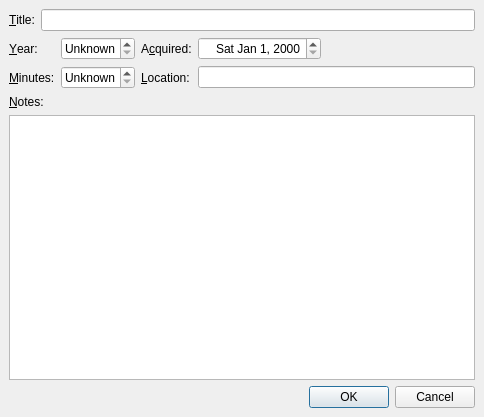
<ui version="4.0" >
 <class>AddEditMovieDlg</class>
 <widget class="QDialog" name="AddEditMovieDlg" >
  <property name="geometry" >
   <rect>
    <x>0</x>
    <y>0</y>
    <width>484</width>
    <height>417</height>
   </rect>
  </property>
  <property name="windowTitle" >
   <string>My Movies - Add Movie</string>
  </property>
  <layout class="QGridLayout" >
   <property name="margin" >
    <number>9</number>
   </property>
   <property name="spacing" >
    <number>6</number>
   </property>
   <item row="5" column="4" colspan="2" >
    <widget class="QDialogButtonBox" name="buttonBox" >
     <property name="orientation" >
      <enum>Qt::Horizontal</enum>
     </property>
     <property name="standardButtons" >
      <set>QDialogButtonBox::Cancel|QDialogButtonBox::NoButton|QDialogButtonBox::Ok</set>
     </property>
    </widget>
   </item>
   <item row="2" column="4" colspan="2" >
    <widget class="QLineEdit" name="locationLineEdit" />
   </item>
   <item row="1" column="4" >
    <widget class="QDateEdit" name="acquiredDateEdit" >
     <property name="alignment" >
      <set>Qt::AlignRight</set>
     </property>
     <property name="displayFormat" >
      <string>ddd MMM d, yyyy</string>
     </property>
    </widget>
   </item>
   <item row="0" column="0" >
    <widget class="QLabel" name="label" >
     <property name="text" >
      <string>&amp;Title:</string>
     </property>
     <property name="buddy" >
      <cstring>titleLineEdit</cstring>
     </property>
    </widget>
   </item>
   <item row="0" column="1" colspan="5" >
    <widget class="QLineEdit" name="titleLineEdit" />
   </item>
   <item row="3" column="0" colspan="3" >
    <widget class="QLabel" name="label_5" >
     <property name="text" >
      <string>&amp;Notes:</string>
     </property>
     <property name="buddy" >
      <cstring>notesTextEdit</cstring>
     </property>
    </widget>
   </item>
   <item row="4" column="0" colspan="6" >
    <widget class="QTextEdit" name="notesTextEdit" >
     <property name="tabChangesFocus" >
      <bool>true</bool>
     </property>
     <property name="lineWrapMode" >
      <enum>QTextEdit::NoWrap</enum>
     </property>
     <property name="acceptRichText" >
      <bool>false</bool>
     </property>
    </widget>
   </item>
   <item row="2" column="0" colspan="2" >
    <widget class="QLabel" name="label_3" >
     <property name="text" >
      <string>&amp;Minutes:</string>
     </property>
     <property name="buddy" >
      <cstring>minutesSpinBox</cstring>
     </property>
    </widget>
   </item>
   <item row="2" column="2" >
    <widget class="QSpinBox" name="minutesSpinBox" >
     <property name="alignment" >
      <set>Qt::AlignRight</set>
     </property>
     <property name="specialValueText" >
      <string>Unknown</string>
     </property>
     <property name="maximum" >
      <number>720</number>
     </property>
    </widget>
   </item>
   <item row="2" column="3" >
    <widget class="QLabel" name="label_6" >
     <property name="text" >
      <string>&amp;Location:</string>
     </property>
     <property name="buddy" >
      <cstring>locationLineEdit</cstring>
     </property>
    </widget>
   </item>
   <item row="1" column="3" >
    <widget class="QLabel" name="label_4" >
     <property name="text" >
      <string>A&amp;cquired:</string>
     </property>
     <property name="buddy" >
      <cstring>acquiredDateEdit</cstring>
     </property>
    </widget>
   </item>
   <item row="1" column="2" >
    <widget class="QSpinBox" name="yearSpinBox" >
     <property name="alignment" >
      <set>Qt::AlignRight</set>
     </property>
     <property name="specialValueText" >
      <string>Unknown</string>
     </property>
     <property name="maximum" >
      <number>2100</number>
     </property>
     <property name="minimum" >
      <number>1890</number>
     </property>
     <property name="value" >
      <number>1890</number>
     </property>
    </widget>
   </item>
   <item row="1" column="0" colspan="2" >
    <widget class="QLabel" name="label_2" >
     <property name="text" >
      <string>&amp;Year:</string>
     </property>
     <property name="buddy" >
      <cstring>yearSpinBox</cstring>
     </property>
    </widget>
   </item>
   <item row="1" column="5" >
    <spacer>
     <property name="orientation" >
      <enum>Qt::Horizontal</enum>
     </property>
     <property name="sizeHint" >
      <size>
       <width>40</width>
       <height>20</height>
      </size>
     </property>
    </spacer>
   </item>
  </layout>
 </widget>
 <tabstops>
  <tabstop>titleLineEdit</tabstop>
  <tabstop>yearSpinBox</tabstop>
  <tabstop>minutesSpinBox</tabstop>
  <tabstop>acquiredDateEdit</tabstop>
  <tabstop>locationLineEdit</tabstop>
  <tabstop>notesTextEdit</tabstop>
 </tabstops>
 <resources/>
 <connections>
  <connection>
   <sender>buttonBox</sender>
   <signal>accepted()</signal>
   <receiver>AddEditMovieDlg</receiver>
   <slot>accept()</slot>
   <hints>
    <hint type="sourcelabel" >
     <x>342</x>
     <y>396</y>
    </hint>
    <hint type="destinationlabel" >
     <x>367</x>
     <y>414</y>
    </hint>
   </hints>
  </connection>
  <connection>
   <sender>buttonBox</sender>
   <signal>rejected()</signal>
   <receiver>AddEditMovieDlg</receiver>
   <slot>reject()</slot>
   <hints>
    <hint type="sourcelabel" >
     <x>459</x>
     <y>395</y>
    </hint>
    <hint type="destinationlabel" >
     <x>480</x>
     <y>398</y>
    </hint>
   </hints>
  </connection>
 </connections>
</ui>
